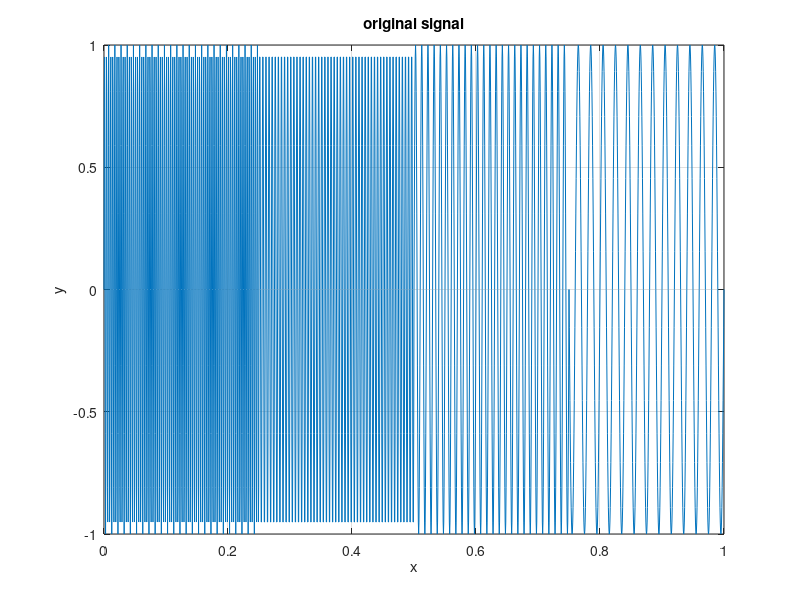

Write the MATLAB code that produced this figure. (Note: this script raises an error after producing the figure.)
% 
clc;
clear;
close all;

% 
f = @(t) sin(300*2*pi*t).*(t<=0.25)+sin(200*2*pi*t).*(t<=0.5 & t>0.25)+sin(100*2*pi*t).*(t<=0.75 & t>0.5)+sin(50*2*pi*t).*(t<=1 & t>0.75);
t = 0:0.0005:1;
y = f(t);

% 
figure
plot(t,y);
xlabel('x');ylabel('y');
grid on;
title('original signal');

% width value list: 0.02,0.1,0.3
width_list = [0.02,0.1,0.3];
Fs = 2000;

for width = width_list
    
    figure
    for ts = 0:0.01:1
        STFT_funciton(y,t,Fs,ts,width);
    end
    xlabel('f(HZ)');ylabel('ts(s)');zlabel('|X(f,ts)|');
    grid on;
    title(['The STFT: width = ',num2str(width)]);
    
end


